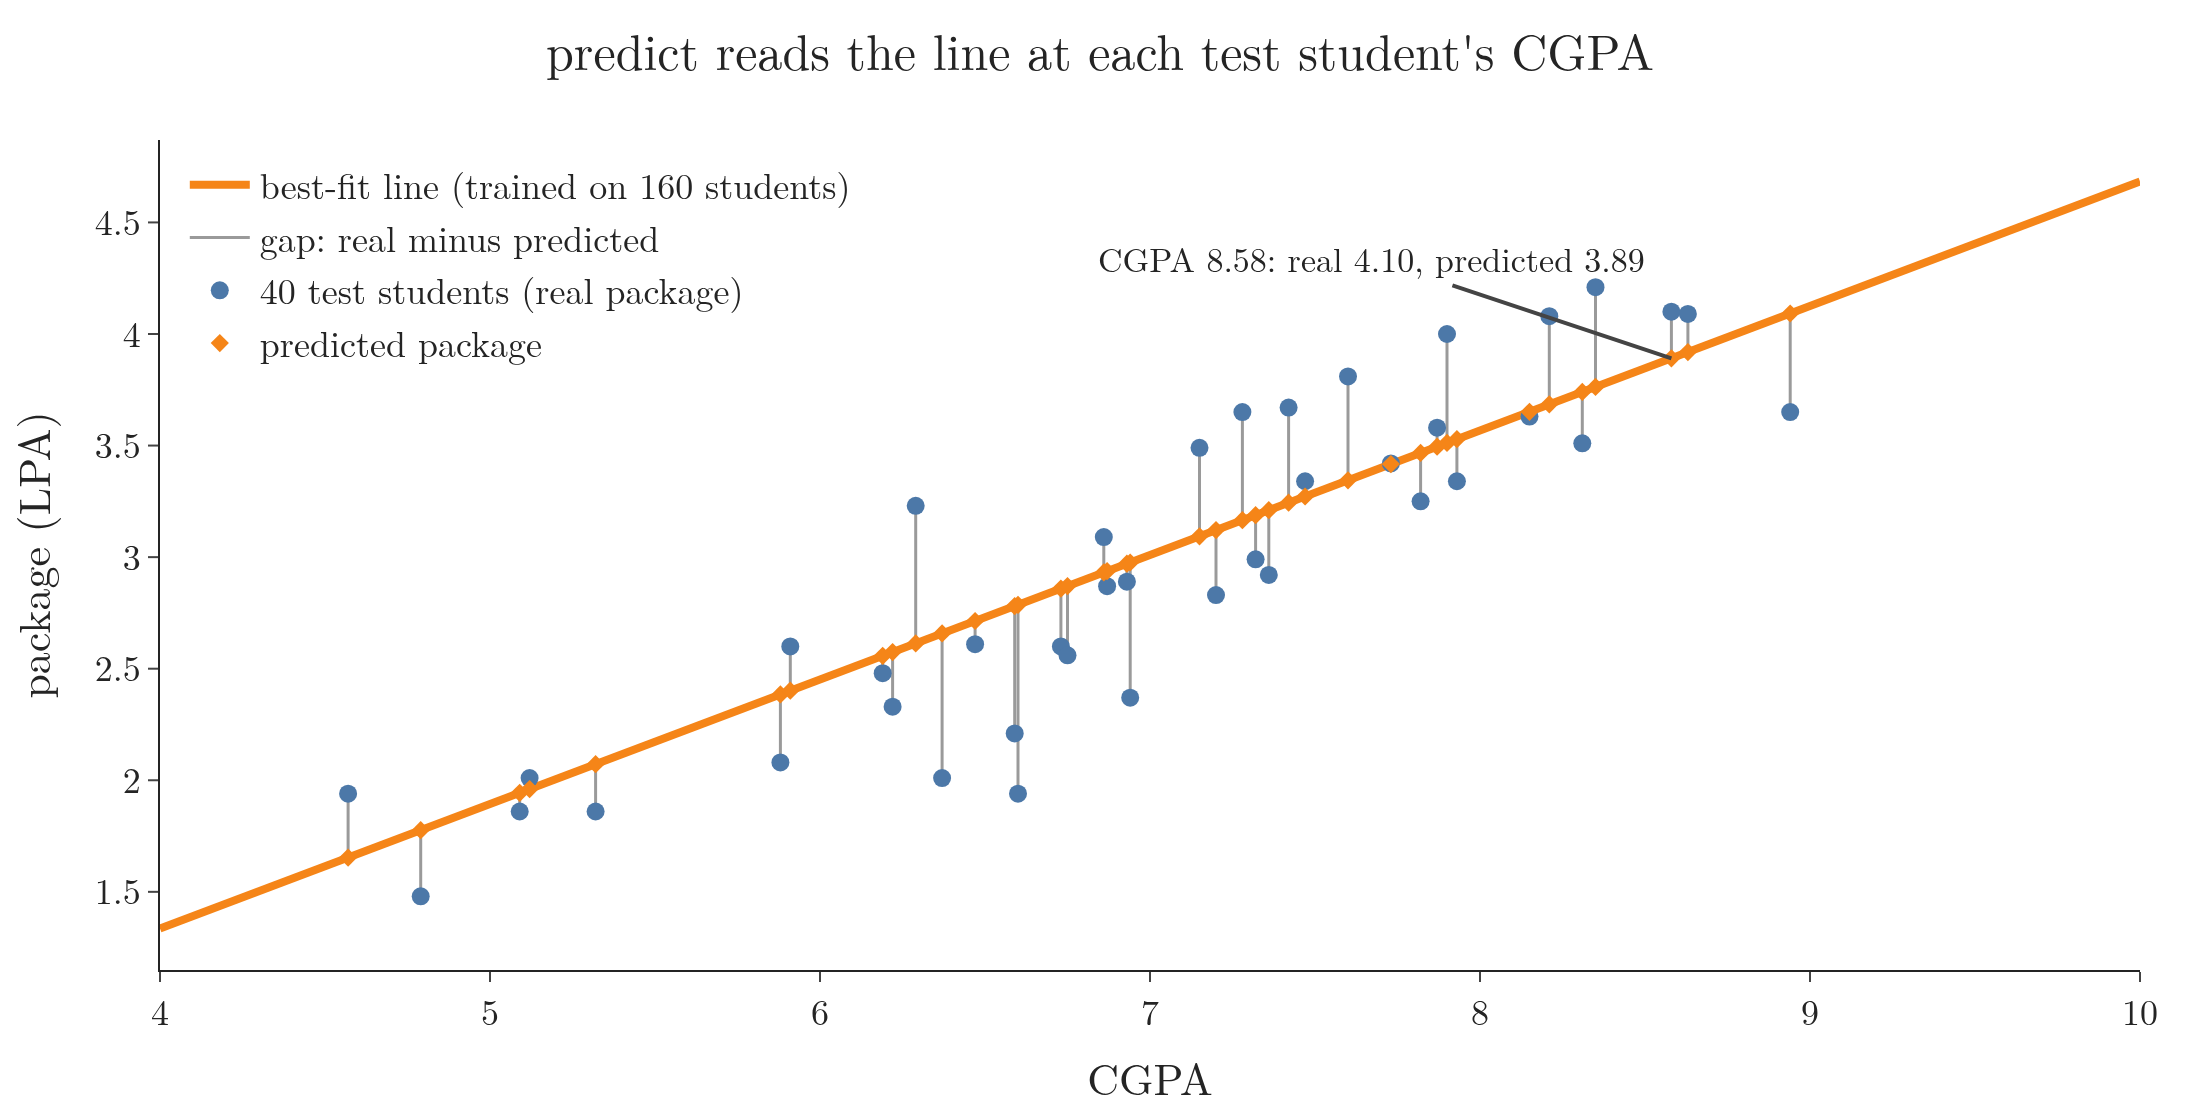

Here is the Python script that generated this plot:
"""What predict does on the 40 test students (random_state = 2): each prediction is the height of the best-fit line at
the student's CGPA; the grey segments are the gaps to the real packages. The first test student: CGPA 8.58, real 4.10,
predicted 3.89."""
from pathlib import Path
import numpy as np
import pandas as pd
import plotly.graph_objects as go
from sklearn.linear_model import LinearRegression
from sklearn.model_selection import train_test_split

here = Path(__file__).parent
df = pd.read_csv(here.parent / "data" / "placement.csv")
X, y = df.iloc[:, 0:1], df.iloc[:, -1]
Xtr, Xte, ytr, yte = train_test_split(X, y, test_size=0.2, random_state=2)
lr = LinearRegression().fit(Xtr, ytr)
p = lr.predict(Xte)
assert len(Xte) == 40 and round(Xte.iloc[0, 0], 2) == 8.58 and round(p[0], 2) == 3.89 and round(lr.coef_[0], 3) == 0.558
x = Xte.iloc[:, 0].values
fig = go.Figure()
g = np.array([4, 10])
fig.add_scatter(x=g, y=lr.predict(pd.DataFrame({df.columns[0]: g})), mode="lines", line=dict(color="#F58518", width=4),
                name="best-fit line (trained on 160 students)")
xs, ys = [], []
for a, r, q in zip(x, yte.values, p):
    xs += [a, a, None]; ys += [r, q, None]
fig.add_scatter(x=xs, y=ys, mode="lines", line=dict(color="#9a9a9a", width=1.5), name="gap: real minus predicted")
fig.add_scatter(x=x, y=yte, mode="markers", marker=dict(size=9, color="#4C78A8"), name="40 test students (real package)")
fig.add_scatter(x=x, y=p, mode="markers", marker=dict(size=7, color="#F58518", symbol="diamond"), name="predicted package")
fig.add_annotation(x=x[0], y=p[0], text="CGPA 8.58: real 4.10, predicted 3.89", ax=-150, ay=-50, font=dict(size=17), arrowwidth=2)
fig.update_layout(template="simple_white", width=1100, height=560, font=dict(family="Latin Modern Roman", size=18),
                  title=dict(text="predict reads the line at each test student's CGPA", x=0.5),
                  xaxis=dict(title="CGPA"), yaxis=dict(title="package (LPA)"),
                  legend=dict(x=0.01, y=0.99, bgcolor="rgba(255,255,255,0.85)"), margin=dict(l=80, r=30, t=70, b=70))
fig.write_image(here / "test_predictions.png", scale=2)
fig.write_image(here / "test_predictions.pdf")
